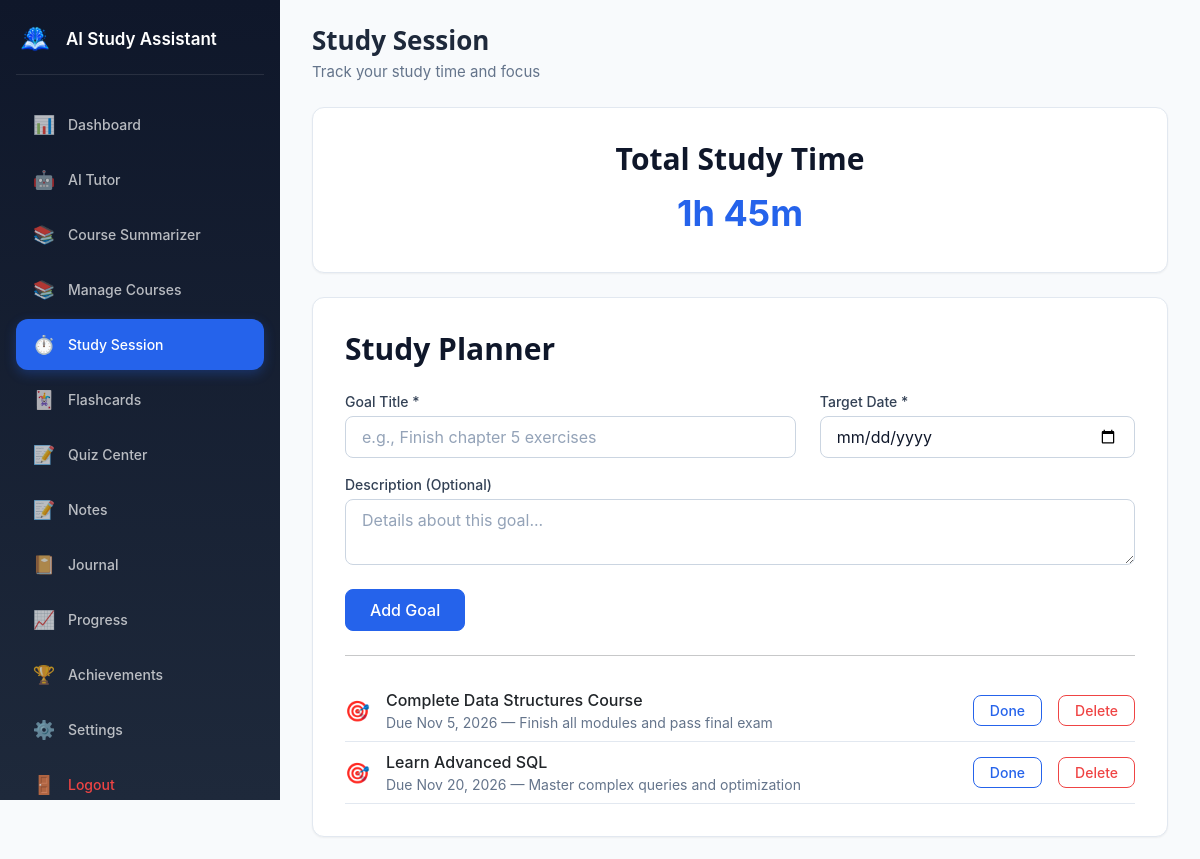
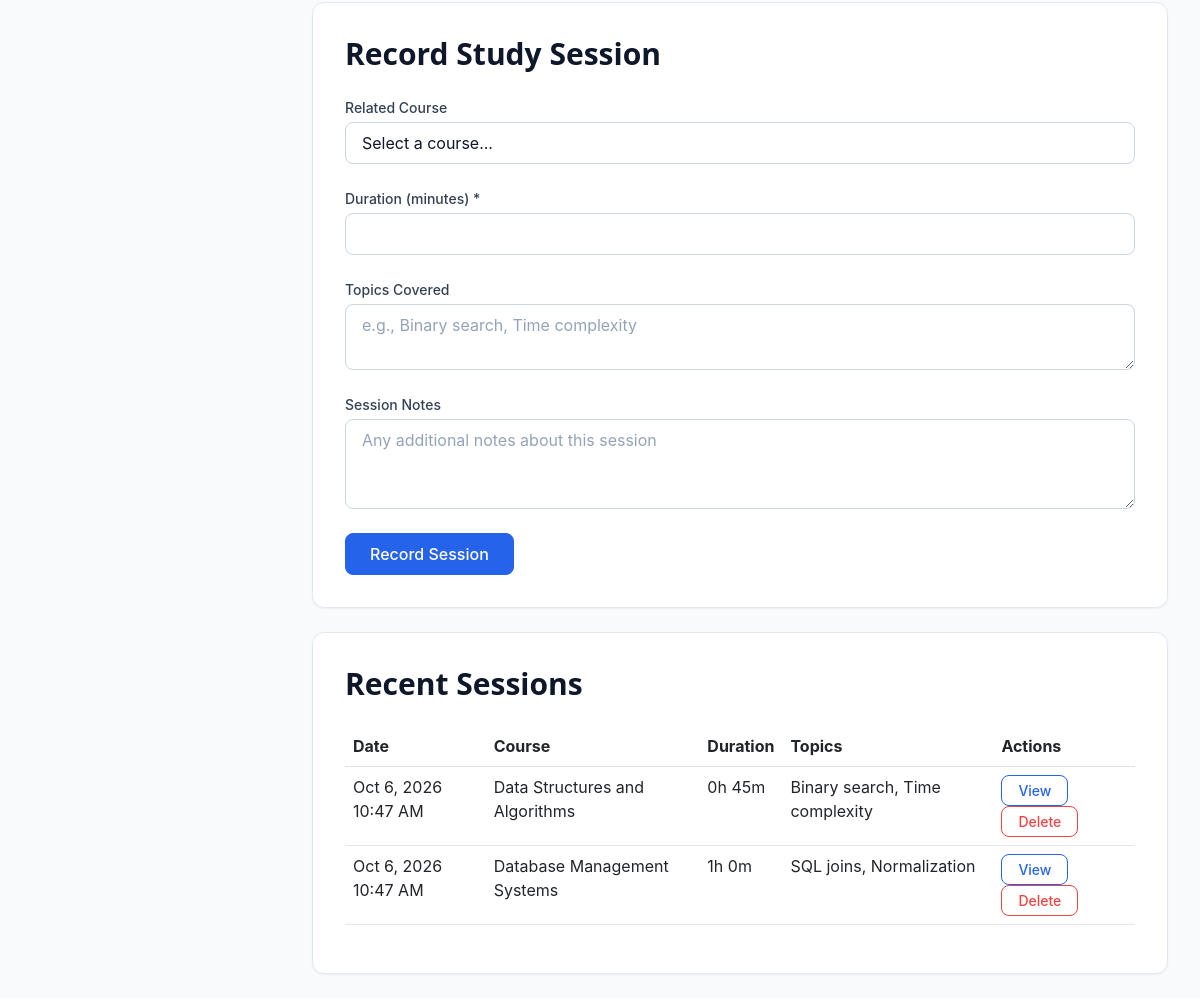
The app's page /study-session.php (signed in) with its own data (2 pictures, top to bottom).
### tables this page shows
CREATE TABLE IF NOT EXISTS study_goals (
    id INT AUTO_INCREMENT PRIMARY KEY,
    user_id INT NOT NULL,
    title VARCHAR(255) NOT NULL,
    description TEXT,
    target_date DATE,
    is_completed BOOLEAN DEFAULT FALSE,
    created_at TIMESTAMP DEFAULT CURRENT_TIMESTAMP,
    updated_at TIMESTAMP DEFAULT CURRENT_TIMESTAMP ON UPDATE CURRENT_TIMESTAMP,
    completed_at TIMESTAMP NULL,
    FOREIGN KEY (user_id) REFERENCES users(id) ON DELETE CASCADE,
    INDEX idx_user_id (user_id),
    INDEX idx_target_date (target_date)
);

CREATE TABLE IF NOT EXISTS study_sessions (
    id INT AUTO_INCREMENT PRIMARY KEY,
    course_id INT,
    user_id INT NOT NULL,
    duration_minutes INT NOT NULL,
    topics_covered TEXT,
    notes TEXT,
    session_date TIMESTAMP DEFAULT CURRENT_TIMESTAMP,
    FOREIGN KEY (course_id) REFERENCES courses(id) ON DELETE SET NULL,
    FOREIGN KEY (user_id) REFERENCES users(id) ON DELETE CASCADE,
    INDEX idx_user_id (user_id),
    INDEX idx_course_id (course_id),
    INDEX idx_session_date (session_date)
);

CREATE TABLE IF NOT EXISTS courses (
    id INT AUTO_INCREMENT PRIMARY KEY,
    title VARCHAR(255) NOT NULL,
    description TEXT,
    code VARCHAR(50) DEFAULT NULL,
    instructor VARCHAR(255) DEFAULT NULL,
    user_id INT NOT NULL,
    created_at TIMESTAMP DEFAULT CURRENT_TIMESTAMP,
    updated_at TIMESTAMP DEFAULT CURRENT_TIMESTAMP ON UPDATE CURRENT_TIMESTAMP,
    FOREIGN KEY (user_id) REFERENCES users(id) ON DELETE CASCADE,
    INDEX idx_user_id (user_id),
    INDEX idx_code (code)
);

### models/StudySession.php (called while the page is built, shortened)
<?php
class StudySession {
    public static function get_user_sessions($user_id, $course_id = null) {
        $db = get_db_connection();
        try {
            if ($course_id) {
                $stmt = $db->prepare("SELECT s.*, c.title as course_title FROM study_sessions s LEFT JOIN courses c ON s.course_id = c.id WHERE s.user_id = ? AND s.course_id = ? ORDER BY s.session_date DESC");
                $stmt->execute([$user_id, $course_id]);
            } else {
                $stmt = $db->prepare("SELECT s.*, c.title as course_title FROM study_sessions s LEFT JOIN courses c ON s.course_id = c.id WHERE s.user_id = ? ORDER BY s.session_date DESC");
                $stmt->execute([$user_id]);
            }
            return $stmt->fetchAll();
        } catch (PDOException $e) {
            error_log("Get user sessions error: " . $e->getMessage());
            return [];
        }
    }
    public static function get_total_study_time($user_id) {
        $db = get_db_connection();
        try {
            $stmt = $db->prepare("SELECT SUM(duration_minutes) FROM study_sessions WHERE user_id = ?");
            $stmt->execute([$user_id]);
            return $stmt->fetchColumn() ?: 0;
        } catch (PDOException $e) {
            error_log("Get total study time error: " . $e->getMessage());
            return 0;
        }
    }
}

### study-session.php (the view, shortened to what this page needs)
<?php
require_once __DIR__ . '/models/StudySession.php';
$user_id = get_current_user_id();
$db = get_db_connection();
$sessions = StudySession::get_user_sessions($user_id);
$total_study_time = StudySession::get_total_study_time($user_id);
$goals = [];
if ($db) {
    try {
        $stmt = $db->prepare("SELECT * FROM study_goals WHERE user_id = ? ORDER BY is_completed ASC, target_date ASC");
        $stmt->execute([$user_id]);
        $goals = $stmt->fetchAll();
    } catch (PDOException $e) {
        error_log("Goals load error: " . $e->getMessage());
    }
}
require_once __DIR__ . '/views/partials/navbar.php';
?>
<header class="page-heading">
    <h1>Study Session</h1>
    <p>Track your study time and focus</p>
</header>
                <div class="card mb-4">
                    <div class="card-body">
                        <div class="text-center">
                            <h3 style="color: var(--color-primary-dark); margin-bottom: var(--spacing-sm);">Total Study Time</h3>
                            <div style="font-size: var(--font-size-4xl); font-weight: var(--font-weight-bold); color: var(--color-accent);">
                                <?php echo floor($total_study_time / 60); ?>h <?php echo $total_study_time % 60; ?>m
                            </div>
                        </div>
                    </div>
                </div>
                <div class="card mb-4" id="planner">
                    <div class="card-body">
                        <h3 style="color: var(--color-primary-dark); margin-bottom: var(--spacing-lg);">Study Planner</h3>
                        <form method="POST" action="">
                            <div class="row">
                                <div class="col-12 col-md-7 mb-3">
                                    <label for="goal_title" class="form-label">Goal Title *</label>
                                    <input type="text" class="form-control" id="goal_title" name="goal_title" placeholder="e.g., Finish chapter 5 exercises" required maxlength="255">
                                </div>
                                <div class="col-12 col-md-5 mb-3">
                                    <label for="target_date" class="form-label">Target Date *</label>
                                    <input type="date" class="form-control" id="target_date" name="target_date" required min="<?php echo date('Y-m-d'); ?>">
                                </div>
                            </div>
                            <div class="form-group">
                                <label for="goal_description" class="form-label">Description (Optional)</label>
                                <textarea class="form-control" id="goal_description" name="goal_description" rows="2" placeholder="Details about this goal..."></textarea>
                            </div>
                            <button type="submit" class="btn btn-primary">Add Goal</button>
                        </form>
                        <?php if (!empty($goals)): ?>
                            <hr style="margin: var(--spacing-lg) 0;">
                            <ul style="list-style: none; padding: 0; margin: 0;">
                                <?php foreach ($goals as $goal):
                                    $done = !empty($goal['is_completed']);
                                    $overdue = !$done && $goal['target_date'] && strtotime($goal['target_date']) < strtotime(date('Y-m-d'));
                                ?>
                                    <li style="display: flex; align-items: center; gap: var(--spacing-md); padding: var(--spacing-sm) 0; border-bottom: 1px solid var(--color-gray-200); flex-wrap: wrap;">
                                        <span style="font-size: var(--font-size-xl);"><?php echo $done ? '✅' : ($overdue ? '⚠️' : '🎯'); ?></span>
                                        <div style="flex: 1; min-width: 200px;">
                                            <div style="font-weight: var(--font-weight-medium); <?php echo $done ? 'text-decoration: line-through; color: var(--color-gray-400);' : ''; ?>">
                                                <?php echo htmlspecialchars($goal['title']); ?>
                                            </div>
                                            <div style="font-size: var(--font-size-sm); color: <?php echo $overdue ? 'var(--color-error)' : 'var(--color-gray-500)'; ?>;">
                                                Due <?php echo date('M j, Y', strtotime($goal['target_date'])); ?><?php echo $overdue ? ' • Overdue' : ''; ?>
                                                <?php if (!empty($goal['description'])): ?>
                                                    — <?php echo htmlspecialchars(mb_substr($goal['description'], 0, 60)); ?><?php echo mb_strlen($goal['description']) > 60 ? '…' : ''; ?>
                                                <?php endif; ?>
                                            </div>
                                        </div>
                                        <form method="POST" action="" style="display: inline;">
                                            <button type="submit" class="btn btn-sm btn-outline"><?php echo $done ? 'Reopen' : 'Done'; ?></button>
                                        </form>
                                        <form method="POST" action="" style="display: inline;" onsubmit="return confirm('Delete this goal?');">
                                            <button type="submit" class="btn btn-sm btn-outline" style="color: var(--color-error); border-color: var(--color-error);">Delete</button>
                                        </form>
                                    </li>
                                <?php endforeach; ?>
                            </ul>
                        <?php else: ?>
                            <p style="color: var(--color-gray-600); margin-top: var(--spacing-lg);">No goals yet. Add your first study goal above to build your plan!</p>
                        <?php endif; ?>
                    </div>
                </div>
                <div class="card mb-4">
                    <div class="card-body">
                        <h3 style="color: var(--color-primary-dark); margin-bottom: var(--spacing-lg);">Record Study Session</h3>
                        <form method="POST" action="">
                            <div class="form-group">
                                <label for="course" class="form-label">Related Course</label>
                                <select class="form-control" id="course" name="course_id">
                                    <option value="">Select a course...</option>
                                </select>
                            </div>
                            <div class="form-group">
                                <label for="duration" class="form-label">Duration (minutes) *</label>
                                <input type="number" class="form-control" id="duration" name="duration" min="1" required>
                            </div>
                            <div class="form-group">
                                <label for="topics" class="form-label">Topics Covered</label>
                                <textarea class="form-control" id="topics" name="topics" rows="2" placeholder="e.g., Binary search, Time complexity"></textarea>
                            </div>
                            <div class="form-group">
                                <label for="notes" class="form-label">Session Notes</label>
                                <textarea class="form-control" id="notes" name="notes" rows="3" placeholder="Any additional notes about this session"></textarea>
                            </div>
                            <button type="submit" class="btn btn-primary">Record Session</button>
                        </form>
                    </div>
                </div>
                <div class="card">
                    <div class="card-body">
                        <h3 style="color: var(--color-primary-dark); margin-bottom: var(--spacing-lg);">Recent Sessions</h3>
                        <?php if (empty($sessions)): ?>
                            <p style="color: var(--color-gray-600);">No study sessions yet. Start tracking your study time!</p>
                        <?php else: ?>
                            <div class="table-responsive">
                                <table class="table" style="width: 100%;">
                                    <thead>
                                        <tr style="background-color: var(--color-gray-100);">
                                            <th style="padding: var(--spacing-sm);">Date</th>
                                            <th style="padding: var(--spacing-sm);">Course</th>
                                            <th style="padding: var(--spacing-sm);">Duration</th>
                                            <th style="padding: var(--spacing-sm);">Topics</th>
                                            <th style="padding: var(--spacing-sm);">Actions</th>
                                        </tr>
                                    </thead>
                                    <tbody>
                                        <?php foreach ($sessions as $session): ?>
                                            <tr style="border-bottom: 1px solid var(--color-gray-200);">
                                                <td style="padding: var(--spacing-sm);"><?php echo date('M j, Y g:i A', strtotime($session['session_date'])); ?></td>
                                                <td style="padding: var(--spacing-sm);"><?php echo $session['course_title'] ? htmlspecialchars($session['course_title']) : 'General'; ?></td>
                                                <td style="padding: var(--spacing-sm);"><?php echo floor($session['duration_minutes'] / 60); ?>h <?php echo $session['duration_minutes'] % 60; ?>m</td>
                                                <td style="padding: var(--spacing-sm);"><?php echo $session['topics_covered'] ? htmlspecialchars(substr($session['topics_covered'], 0, 30)) : '-'; ?></td>
                                                <td style="padding: var(--spacing-sm);">
                                                    <button class="btn btn-sm btn-outline">View</button>
                                                    <button class="btn btn-sm btn-outline" style="color: var(--color-error); border-color: var(--color-error);">Delete</button>
                                                </td>
                                            </tr>
                                        <?php endforeach; ?>
                                    </tbody>
                                </table>
                            </div>
                        <?php endif; ?>
                    </div>
                </div>
<?php require_once __DIR__ . '/views/partials/footer.php'; ?>

### records on screen
study_goals: title "Complete Data Structures Course", target_date "Nov 5, 2026", description "Finish all modules and pass final exam", is_completed "Done"
study_goals: title "Learn Advanced SQL", target_date "Nov 20, 2026", description "Master complex queries and optimization", is_completed "Done"
study_sessions: session_date "Oct 6, 2026 10:47 AM", course.title "Data Structures and Algorithms", floor($session['duration_minutes']/60) "0", $session['duration_minutes']%60 "45", topics_covered "Binary search, Time complexity"
study_sessions: session_date "Oct 6, 2026 10:47 AM", course.title "Database Management Systems", floor($session['duration_minutes']/60) "1", $session['duration_minutes']%60 "0", topics_covered "SQL joins, Normalization"

### other values on screen
$item[0] "📊"
$item[1] "Dashboard"
$item[0] "🤖"
$item[1] "AI Tutor"
$item[0] "📚"
$item[1] "Course Summarizer"
$item[1] "Manage Courses"
$item[0] "⏱️"
$item[1] "Study Session"
$item[0] "🃏"
$item[1] "Flashcards"
$item[0] "📝"
$item[1] "Quiz Center"
$item[1] "Notes"
$item[0] "📔"
